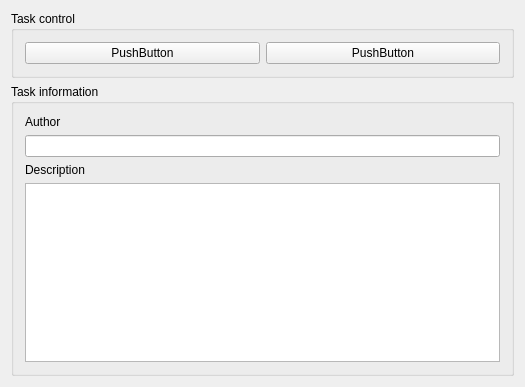
<?xml version="1.0" encoding="UTF-8"?>
<ui version="4.0">
 <class>TaskWidgetClass</class>
 <widget class="QWidget" name="TaskWidgetClass">
  <property name="geometry">
   <rect>
    <x>0</x>
    <y>0</y>
    <width>525</width>
    <height>387</height>
   </rect>
  </property>
  <property name="windowTitle">
   <string>TaskWidget</string>
  </property>
  <layout class="QVBoxLayout" name="verticalLayout">
   <item>
    <widget class="QGroupBox" name="groupBox_2">
     <property name="title">
      <string>Task control</string>
     </property>
     <layout class="QGridLayout" name="gridLayout">
      <item row="0" column="0">
       <widget class="QPushButton" name="pushButton">
        <property name="text">
         <string>PushButton</string>
        </property>
       </widget>
      </item>
      <item row="0" column="1">
       <widget class="QPushButton" name="pushButton_2">
        <property name="text">
         <string>PushButton</string>
        </property>
       </widget>
      </item>
     </layout>
    </widget>
   </item>
   <item>
    <widget class="QGroupBox" name="groupBox">
     <property name="title">
      <string>Task information</string>
     </property>
     <layout class="QVBoxLayout" name="verticalLayout_2">
      <item>
       <widget class="QLabel" name="label_2">
        <property name="text">
         <string>Author</string>
        </property>
       </widget>
      </item>
      <item>
       <widget class="QLineEdit" name="lineEdit"/>
      </item>
      <item>
       <widget class="QLabel" name="label">
        <property name="text">
         <string>Description</string>
        </property>
       </widget>
      </item>
      <item>
       <widget class="QPlainTextEdit" name="plainTextEdit"/>
      </item>
     </layout>
    </widget>
   </item>
  </layout>
 </widget>
 <layoutdefault spacing="6" margin="11"/>
 <resources/>
 <connections/>
</ui>
